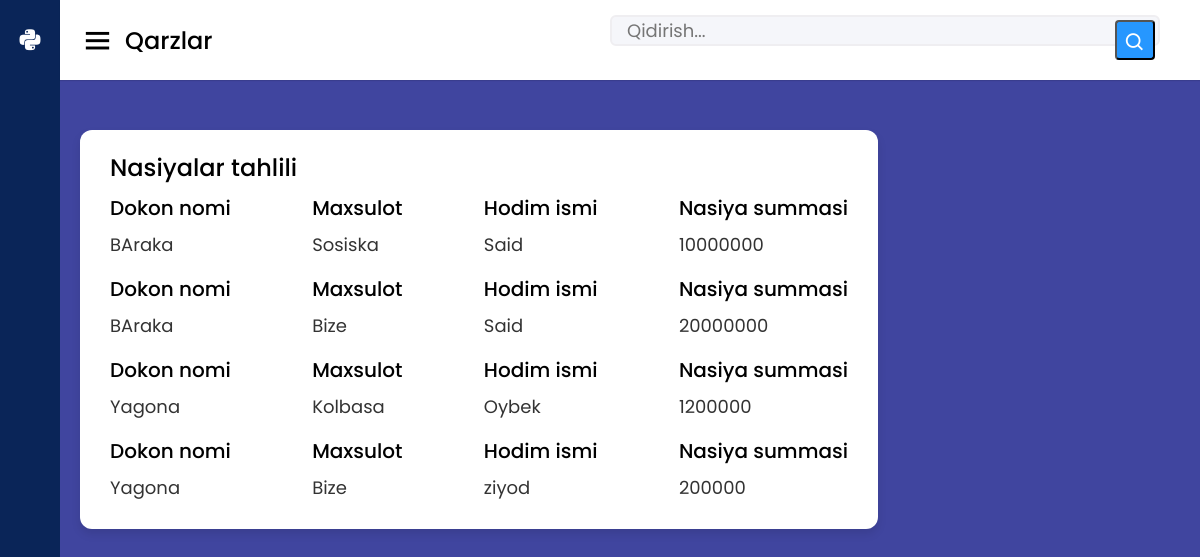
The page /qarzlar/ on the database as committed earlier.
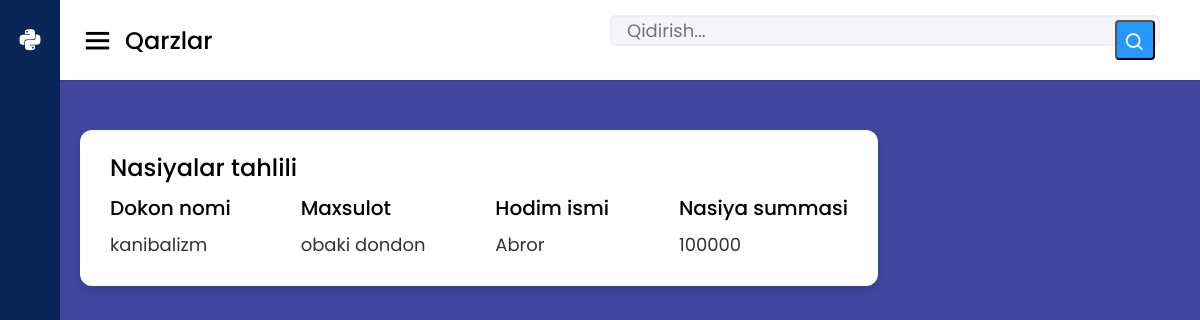
The same page on the database as committed later.
### mahsulotlar/models.py (models this page shows, shortened)
class Nasiya(models.Model):
    tovar_nomi = models.CharField(max_length=69)
    summasi = models.IntegerField(blank=True,null=True)
    dokon_nomi = models.CharField(max_length=69,null=True,blank=True)
    xodim_ismi = models.CharField(max_length=25)

### mahsulotlar/views.py (the view)
# urls.py: path('qarzlar/',QarzlarView.as_view(),name = 'qarzlar'),
class QarzlarView(View):
    def get(self,request):
        n = Nasiya.objects.all()
        return render(request,'qarzlar.html',{'nasiya':n})

### templates/qarzlar.html (shortened to what this page needs)
<!DOCTYPE html>
<html lang="en" dir="ltr">
  <head>
    {% load static %}
    <link rel="stylesheet" href="{% static 'css/style.css' %}">
    <link href='https://unpkg.com/boxicons@2.0.7/css/boxicons.min.css' rel='stylesheet'>
    <link rel="stylesheet" href="https://unicons.iconscout.com/release/v4.0.0/css/line.css">
   </head>
<body>
  <div class="sidebar">
    <div class="logo-details">
      <i class='bx bxl-python'></i>
      <span class="logo_name">Admin Panel</span>
    </div>
      <div class="menu-items">
            <ul class="nav-links">
                <li><a href="{% url 'home' %}">
                    <i class="uil uil-estate"></i>
                    <span class="link-name">Savdo oynasi</span>
                </a></li>
                <li><a href="{% url 'mahsulotlar' %}">
                    <i class="uil uil-files-landscapes"></i>
                    <span class="link-name">Maxsulotlar</span>
                </a></li>
                <li><a href="{% url 'add_info' %}">
                    <i class="uil uil-thumbs-up"></i>
                    <span class="link-name">Nasiya va Qarzlar qo`shish</span>
                </a></li>
            </ul>
            <ul class="logout-mode">
            </ul>
        </div>
  </div>
  <section class="home-section">
    <nav>
      <div class="sidebar-button">
        <i class='bx bx-menu sidebarBtn'></i>
        <span class="dashboard">Qarzlar</span>
      </div>
        <div class="search-box">
          <form class="search-form" action="{% url 'search_results' %}" method="get">
            <input name="q" type="text" placeholder="Qidirish..." title="Search here">
            <button class='bx bx-search' ></button>
          </form>
      </div>
    </nav>
    <div class="home-content">
      <div class="sales-boxes">
        <div class="recent-sales box">
          <div class="title">Nasiyalar tahlili</div>
            {% for i in nasiya %}
          <div class="sales-details">
            <ul class="details">
              <li class="topic">Dokon nomi</li>
              <li><a href="/admin/mahsulotlar/nasiya/">{{ i.dokon_nomi }}</a></li>
            </ul>
            <ul class="details">
            <li class="topic">Maxsulot</li>
            <li><a href="/admin/mahsulotlar/nasiya/">{{ i.tovar_nomi }}</a></li>
          </ul>
          <ul class="details">
            <li class="topic">Hodim ismi</li>
            <li><a href="/admin/mahsulotlar/nasiya/">{{ i.xodim_ismi }}</a></li>
          </ul>
          <ul class="details">
            <li class="topic">Nasiya summasi</li>
            <li><a href="/admin/mahsulotlar/nasiya/">{{ i.summasi }}</a></li>
          </ul>
          </div>
            {%endfor%}
      </div>
    </div>
  </section>
</body>
</html>

### static/css/style.css (style rules this page uses)
* { margin: 0; padding: 0; box-sizing: border-box; font-family: 'Poppins', sans-serif; }
.sidebar { position: fixed; height: 100%; width: 240px; background: #0A2558; transition: all 0.5s ease; }
.sidebar .logo-details { height: 80px; display: flex; align-items: center; }
.sidebar .logo-details i { font-size: 28px; font-weight: 500; color: #fff; min-width: 60px; text-align: center }
.sidebar .logo-details .logo_name { color: #fff; font-size: 24px; font-weight: 500; }
.sidebar .nav-links { margin-top: 10px; }
.sidebar .nav-links li { position: relative; list-style: none; height: 50px; }
.sidebar .nav-links li a { height: 100%; width: 100%; display: flex; align-items: center; text-decoration: none; transition: all 0.4s ease; }
.sidebar .nav-links li i { min-width: 60px; text-align: center; font-size: 18px; color: #fff; }
.menu-items li { list-style: none; }
.menu-items li a { display: flex; align-items: center; height: 50px; text-decoration: none; position: relative; }
.menu-items li a i { font-size: 24px; min-width: 45px; height: 100%; display: flex; align-items: center; justify-content: center; color: var(--black-light-color); }
.menu-items li a .link-name { font-size: 18px; font-weight: 400; color: #fff; transition: var(--tran-05); }
.menu-items .logout-mode { padding-top: 10px; border-top: 1px solid var(--border-color); }
.home-section { position: relative; background: #40459f; min-height: 100vh; width: calc(100% - 240px); left: 240px; transition: all 0.5s ease; }
.home-section nav { display: flex; justify-content: space-between; height: 80px; background: #fff; display: flex; align-items: center; position: fixed; width: calc(100% - 240px); left: 240px; z-index: 100; padding: 0 20px; box-shadow: 0 1px 1px rgba(0, 0, 0, 0.1); transition: all 0.5s ease; }
.home-section nav .sidebar-button { display: flex; align-items: center; font-size: 24px; font-weight: 500; }
nav .sidebar-button i { font-size: 35px; margin-right: 10px; }
.home-section nav .search-box { position: relative; height: 50px; max-width: 550px; width: 100%; margin: 0 20px; }
nav .search-box input { height: 100%; width: 100%; outline: none; background: #F5F6FA; border: 2px solid #EFEEF1; border-radius: 6px; font-size: 18px; padding: 0 15px; }
nav .search-box .bx-search { position: absolute; height: 40px; width: 40px; background: #2697FF; right: 5px; top: 50%; transform: translateY(-50%); border-radius: 4px; line-height: 40px; text-align: center; color: #fff; font-size: 22px; transition: all 0.4 ease; }
.home-section .home-content { position: relative; padding-top: 104px; }
.home-content .sales-boxes { display: flex; justify-content: space-between; }
.home-content .sales-boxes .recent-sales { width: 70%; background: #fff; padding: 20px 30px; margin: 0 20px; border-radius: 12px; box-shadow: 0 5px 10px rgba(0, 0, 0, 0.1); }
.home-content .sales-boxes .sales-details { display: flex; align-items: center; justify-content: space-between; }
.sales-boxes .box .title { font-size: 24px; font-weight: 500; }
.sales-boxes .sales-details li.topic { font-size: 20px; font-weight: 500; }
.sales-boxes .sales-details li { list-style: none; margin: 8px 0; }
.sales-boxes .sales-details li a { font-size: 18px; color: #333; font-size: 400; text-decoration: none; }
@media (max-width: 1240px) { .sidebar { width: 60px; } }
@media (max-width: 1240px) { .home-section { width: calc(100% - 60px); left: 60px; } }
@media (max-width: 1240px) { .home-section nav { width: calc(100% - 60px); left: 60px; } }

Rows that differ between the two databases and show on the page:
removed Nasiya: dokon_nomi "BAraka", tovar_nomi "Sosiska", xodim_ismi "Said", summasi "10000000"
removed Nasiya: dokon_nomi "BAraka", tovar_nomi "Bize", xodim_ismi "Said", summasi "20000000"
removed Nasiya: dokon_nomi "Yagona", tovar_nomi "Kolbasa", xodim_ismi "Oybek", summasi "1200000"
removed Nasiya: dokon_nomi "Yagona", tovar_nomi "Bize", xodim_ismi "ziyod", summasi "200000"
added Nasiya: dokon_nomi "kanibalizm", tovar_nomi "obaki dondon", xodim_ismi "Abror", summasi "100000"
